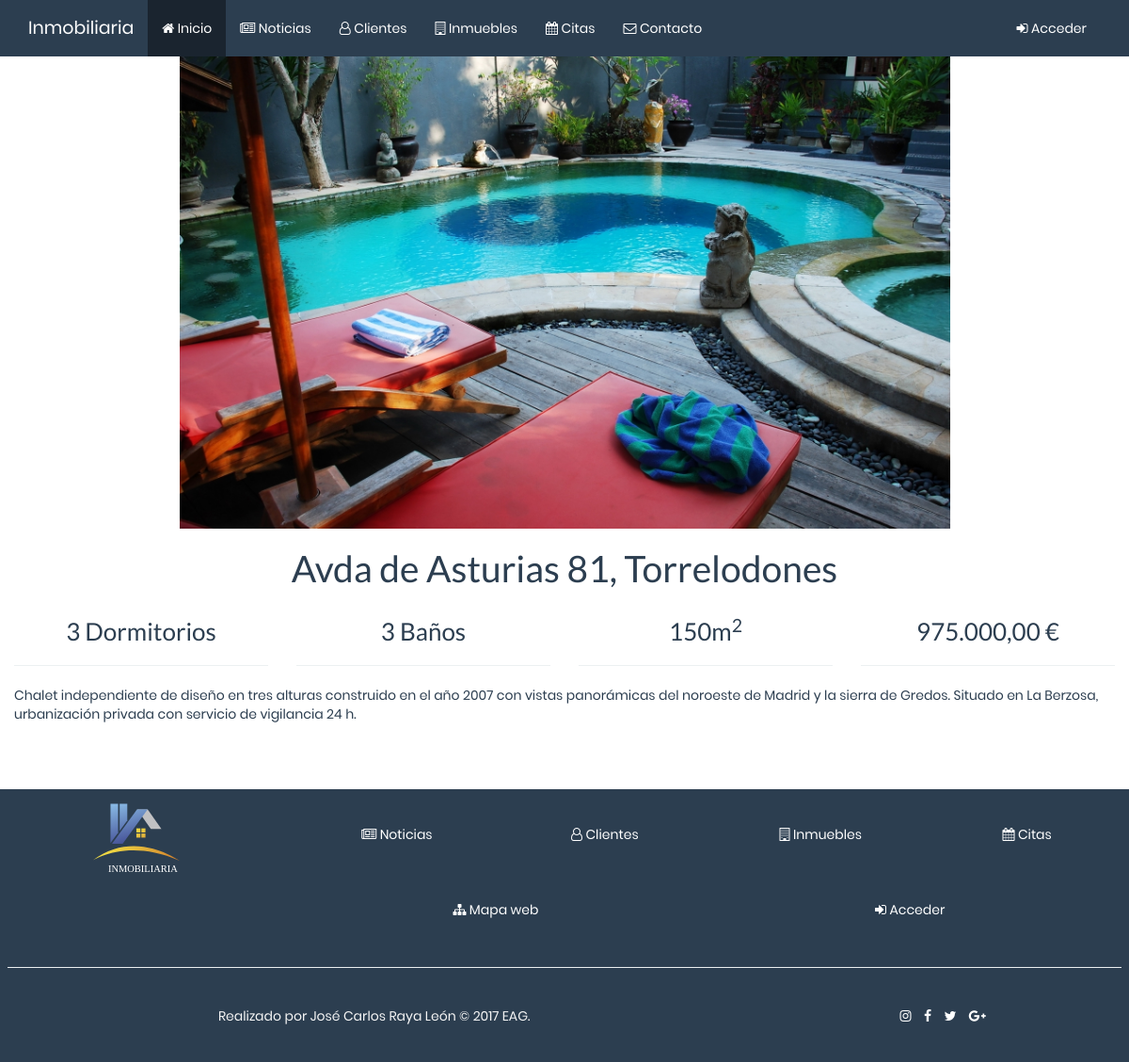
Page /php/inmuebles/inmueble.php?id=2 on the earlier database version.
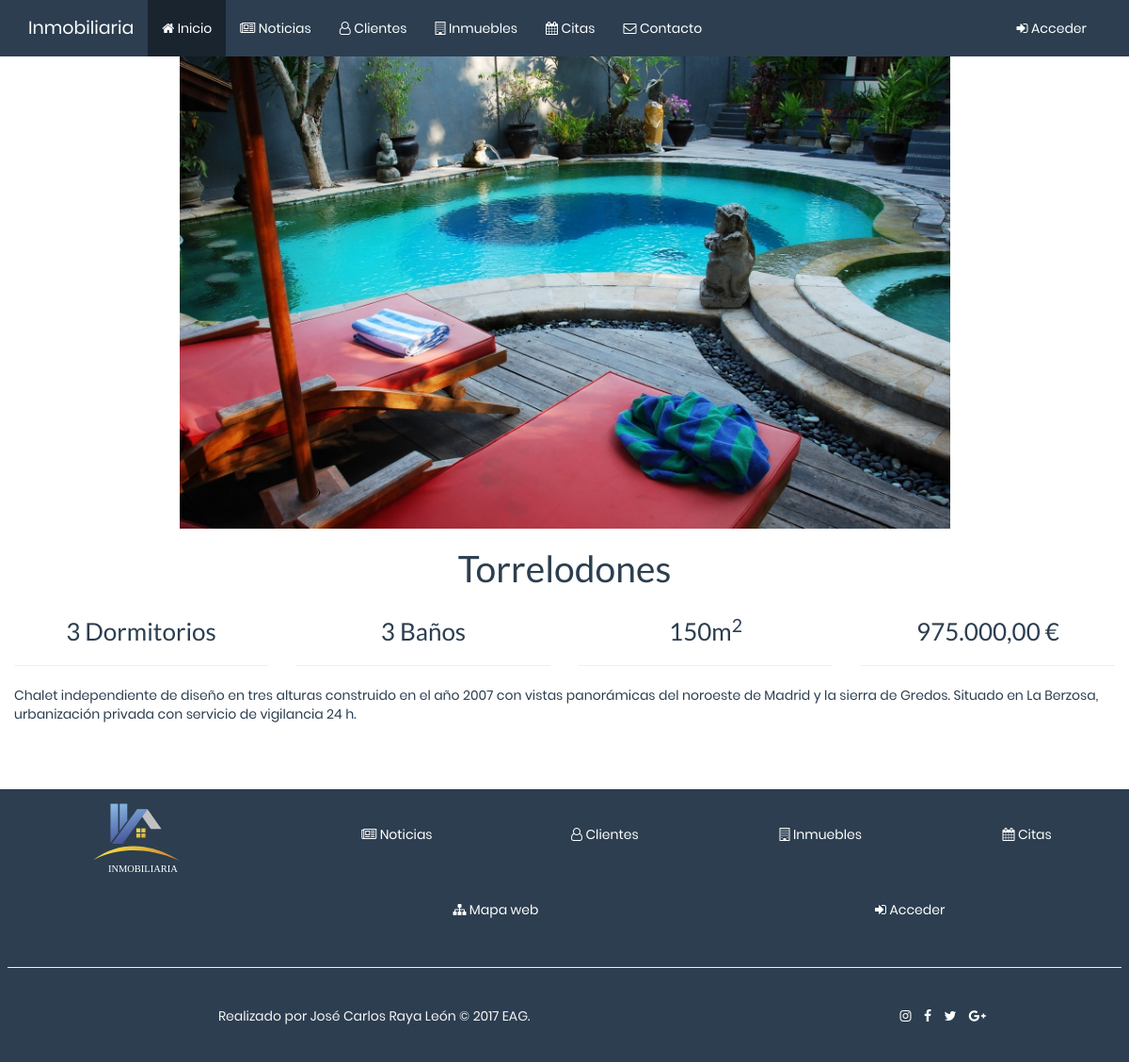
Same page on the later database version.
### tables this page shows
CREATE TABLE `inmuebles` (
  `id` bigint(20) UNSIGNED NOT NULL,
  `direccion` varchar(150) NOT NULL,
  `descripcion` varchar(560) NOT NULL,
  `precio` decimal(12,2) NOT NULL,
  `id_cliente` bigint(20) NOT NULL,
  `imagen` varchar(50) NOT NULL
);

### php/inmuebles/inmueble.php (the view, shortened to what this page needs)
<!DOCTYPE html>
<html lang="en">
<head>
    <?php include '../funciones.php'; ?>
</head>
<body>
   <?php
    $datos = db_query("select * from inmuebles where id = $_GET[id]");
    ?>
    <div class="container text-center" id="wrap">
       <?php
        while($fila = mysqli_fetch_array($datos, MYSQLI_ASSOC)){
        ?>
        <img class="img-responsive center-block" src="../../img/inmuebles/<?php echo $fila['imagen'] ?>" alt="" width="70%">
        <h1><?php echo $fila['direccion'] ?></h1>
        <div class="row">
            <div class="col-sm-3">
                <h3>3 Dormitorios</h3>
                <hr>
            </div>
            <div class="col-sm-3">
                <h3>3 Baños</h3>
                <hr>
            </div>
            <div class="col-sm-3">
                <h3>150m<sup>2</sup></h3>
                <hr>
            </div>
            <div class="col-sm-3">
                <h3><?php echo number_format($fila['precio'], 2, ',', '.') ?> €</h3>
                <hr>
            </div>
        </div>
        <p class="text-left"><?php echo nl2br($fila['descripcion']) ?></p>
        <?php
            }
        ?>
    </div>
    <div class="row">
    </div>
</body>
</html>

Differences in the rows shown:
changed inmuebles: direccion "Avda de Asturias 81, Torrelodones" → "Torrelodones"
